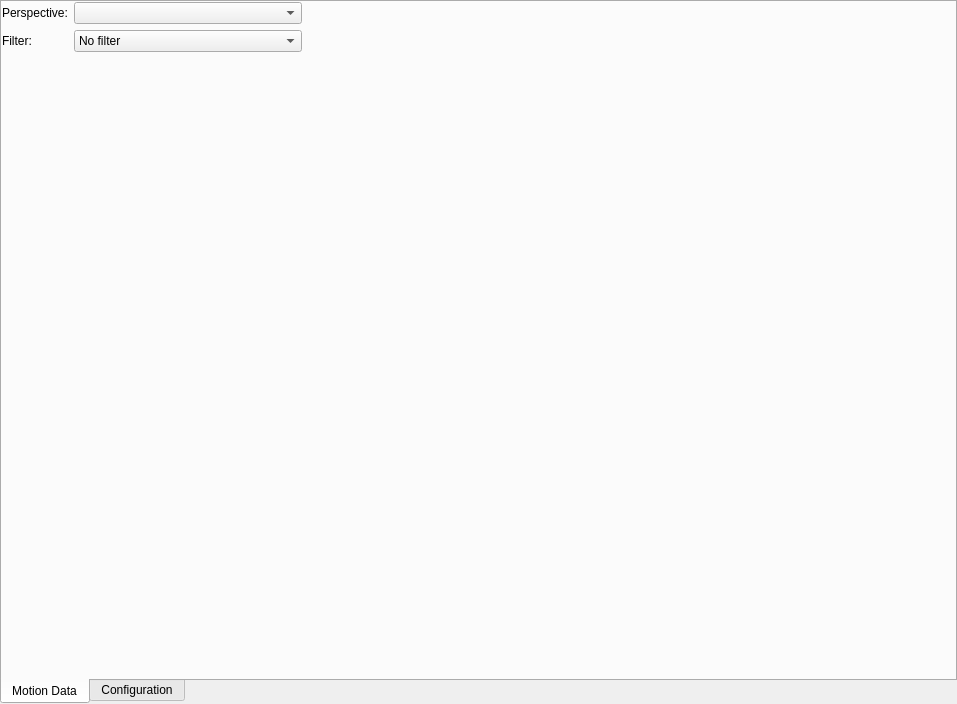
<?xml version="1.0" encoding="UTF-8"?>
<ui version="4.0">
 <class>DataSourceWidget</class>
 <widget class="QTabWidget" name="DataSourceWidget">
  <property name="geometry">
   <rect>
    <x>0</x>
    <y>0</y>
    <width>957</width>
    <height>704</height>
   </rect>
  </property>
  <property name="windowTitle">
   <string>TabWidget</string>
  </property>
  <property name="tabPosition">
   <enum>QTabWidget::South</enum>
  </property>
  <property name="currentIndex">
   <number>0</number>
  </property>
  <widget class="QWidget" name="motionDataTab">
   <attribute name="icon">
    <iconset resource="newCommunicationIcons.qrc">
     <normaloff>:/newCommunication/icons/zdalne.png</normaloff>:/newCommunication/icons/zdalne.png</iconset>
   </attribute>
   <attribute name="title">
    <string>Motion Data</string>
   </attribute>
   <layout class="QHBoxLayout" name="horizontalLayout_3">
    <property name="margin">
     <number>0</number>
    </property>
    <item>
     <widget class="QWidget" name="dataViewWidget" native="true">
      <property name="sizePolicy">
       <sizepolicy hsizetype="Fixed" vsizetype="Preferred">
        <horstretch>0</horstretch>
        <verstretch>0</verstretch>
       </sizepolicy>
      </property>
      <property name="minimumSize">
       <size>
        <width>300</width>
        <height>0</height>
       </size>
      </property>
      <property name="maximumSize">
       <size>
        <width>300</width>
        <height>16777215</height>
       </size>
      </property>
      <layout class="QVBoxLayout" name="verticalLayout_6">
       <property name="margin">
        <number>0</number>
       </property>
       <item>
        <layout class="QHBoxLayout" name="horizontalLayout_5">
         <property name="sizeConstraint">
          <enum>QLayout::SetFixedSize</enum>
         </property>
         <item>
          <layout class="QFormLayout" name="formLayout_3">
           <item row="0" column="0">
            <widget class="QLabel" name="perspectiveLabel">
             <property name="text">
              <string>Perspective:</string>
             </property>
            </widget>
           </item>
           <item row="0" column="1">
            <widget class="QComboBox" name="perspectiveComboBox"/>
           </item>
           <item row="1" column="0">
            <widget class="QLabel" name="filterLabel">
             <property name="text">
              <string>Filter:</string>
             </property>
            </widget>
           </item>
           <item row="1" column="1">
            <widget class="QComboBox" name="filterComboBox">
             <item>
              <property name="text">
               <string>No filter</string>
              </property>
             </item>
            </widget>
           </item>
          </layout>
         </item>
        </layout>
       </item>
      </layout>
     </widget>
    </item>
    <item>
     <widget class="QWidget" name="patientCardPlaceholerWidget" native="true"/>
    </item>
    <item>
     <spacer name="horizontalSpacer_2">
      <property name="orientation">
       <enum>Qt::Horizontal</enum>
      </property>
      <property name="sizeHint" stdset="0">
       <size>
        <width>40</width>
        <height>20</height>
       </size>
      </property>
     </spacer>
    </item>
   </layout>
  </widget>
  <widget class="QWidget" name="configTab">
   <attribute name="icon">
    <iconset>
     <normaloff>:/newCommunication/icons/OperacjeP.png</normaloff>:/newCommunication/icons/OperacjeP.png</iconset>
   </attribute>
   <attribute name="title">
    <string>Configuration</string>
   </attribute>
   <layout class="QHBoxLayout" name="horizontalLayout_4">
    <item>
     <widget class="QWidget" name="configPlaceholderWidget" native="true">
      <property name="sizePolicy">
       <sizepolicy hsizetype="Fixed" vsizetype="Preferred">
        <horstretch>0</horstretch>
        <verstretch>0</verstretch>
       </sizepolicy>
      </property>
      <property name="minimumSize">
       <size>
        <width>260</width>
        <height>0</height>
       </size>
      </property>
      <property name="maximumSize">
       <size>
        <width>260</width>
        <height>16777215</height>
       </size>
      </property>
      <layout class="QVBoxLayout" name="verticalLayout_4">
       <property name="leftMargin">
        <number>9</number>
       </property>
       <property name="topMargin">
        <number>9</number>
       </property>
       <property name="rightMargin">
        <number>6</number>
       </property>
       <property name="bottomMargin">
        <number>6</number>
       </property>
       <item>
        <widget class="QToolBox" name="toolBox">
         <property name="sizePolicy">
          <sizepolicy hsizetype="Preferred" vsizetype="Fixed">
           <horstretch>0</horstretch>
           <verstretch>0</verstretch>
          </sizepolicy>
         </property>
         <property name="minimumSize">
          <size>
           <width>0</width>
           <height>300</height>
          </size>
         </property>
         <property name="maximumSize">
          <size>
           <width>16777215</width>
           <height>260</height>
          </size>
         </property>
         <property name="currentIndex">
          <number>0</number>
         </property>
         <widget class="QWidget" name="loginPage">
          <property name="geometry">
           <rect>
            <x>0</x>
            <y>0</y>
            <width>245</width>
            <height>192</height>
           </rect>
          </property>
          <attribute name="label">
           <string>Login</string>
          </attribute>
          <layout class="QVBoxLayout" name="verticalLayout">
           <item>
            <layout class="QFormLayout" name="formLayout">
             <item row="0" column="0">
              <widget class="QLabel" name="userLabel">
               <property name="sizePolicy">
                <sizepolicy hsizetype="Preferred" vsizetype="Preferred">
                 <horstretch>0</horstretch>
                 <verstretch>0</verstretch>
                </sizepolicy>
               </property>
               <property name="text">
                <string>User:</string>
               </property>
              </widget>
             </item>
             <item row="0" column="1">
              <widget class="QLineEdit" name="userEdit">
               <property name="sizePolicy">
                <sizepolicy hsizetype="Expanding" vsizetype="Fixed">
                 <horstretch>0</horstretch>
                 <verstretch>0</verstretch>
                </sizepolicy>
               </property>
              </widget>
             </item>
             <item row="1" column="0">
              <widget class="QLabel" name="passwordLabel">
               <property name="text">
                <string>Password:</string>
               </property>
              </widget>
             </item>
             <item row="1" column="1">
              <widget class="QLineEdit" name="passwordEdit">
               <property name="sizePolicy">
                <sizepolicy hsizetype="Expanding" vsizetype="Fixed">
                 <horstretch>0</horstretch>
                 <verstretch>0</verstretch>
                </sizepolicy>
               </property>
               <property name="echoMode">
                <enum>QLineEdit::Password</enum>
               </property>
              </widget>
             </item>
             <item row="2" column="1">
              <widget class="QCheckBox" name="rememberMeCheckBox">
               <property name="text">
                <string>Remember me</string>
               </property>
              </widget>
             </item>
            </layout>
           </item>
           <item>
            <layout class="QHBoxLayout" name="horizontalLayout">
             <item>
              <widget class="QPushButton" name="loginButton">
               <property name="sizePolicy">
                <sizepolicy hsizetype="Fixed" vsizetype="Fixed">
                 <horstretch>0</horstretch>
                 <verstretch>0</verstretch>
                </sizepolicy>
               </property>
               <property name="text">
                <string>Logon</string>
               </property>
               <property name="autoDefault">
                <bool>true</bool>
               </property>
               <property name="default">
                <bool>true</bool>
               </property>
              </widget>
             </item>
             <item>
              <spacer name="horizontalSpacer">
               <property name="orientation">
                <enum>Qt::Horizontal</enum>
               </property>
               <property name="sizeType">
                <enum>QSizePolicy::Expanding</enum>
               </property>
               <property name="sizeHint" stdset="0">
                <size>
                 <width>13</width>
                 <height>20</height>
                </size>
               </property>
              </spacer>
             </item>
             <item>
              <widget class="QPushButton" name="loginRecoveryButton">
               <property name="sizePolicy">
                <sizepolicy hsizetype="Fixed" vsizetype="Fixed">
                 <horstretch>0</horstretch>
                 <verstretch>0</verstretch>
                </sizepolicy>
               </property>
               <property name="text">
                <string>Login Recovery</string>
               </property>
              </widget>
             </item>
            </layout>
           </item>
           <item>
            <widget class="QCheckBox" name="localLogin">
             <property name="text">
              <string>Local login only</string>
             </property>
            </widget>
           </item>
           <item>
            <widget class="QProgressBar" name="loginProgressBar">
             <property name="sizePolicy">
              <sizepolicy hsizetype="Expanding" vsizetype="Fixed">
               <horstretch>0</horstretch>
               <verstretch>0</verstretch>
              </sizepolicy>
             </property>
             <property name="maximum">
              <number>0</number>
             </property>
             <property name="value">
              <number>-1</number>
             </property>
             <property name="textVisible">
              <bool>false</bool>
             </property>
             <property name="invertedAppearance">
              <bool>false</bool>
             </property>
            </widget>
           </item>
           <item>
            <spacer name="verticalSpacer">
             <property name="orientation">
              <enum>Qt::Vertical</enum>
             </property>
             <property name="sizeHint" stdset="0">
              <size>
               <width>20</width>
               <height>86</height>
              </size>
             </property>
            </spacer>
           </item>
          </layout>
         </widget>
         <widget class="QWidget" name="registrationPage">
          <property name="geometry">
           <rect>
            <x>0</x>
            <y>0</y>
            <width>194</width>
            <height>201</height>
           </rect>
          </property>
          <attribute name="label">
           <string>Registration</string>
          </attribute>
          <layout class="QVBoxLayout" name="verticalLayout_2">
           <item>
            <layout class="QFormLayout" name="formLayout_2">
             <item row="0" column="0">
              <widget class="QLabel" name="regLoginLabel">
               <property name="text">
                <string>Login:</string>
               </property>
              </widget>
             </item>
             <item row="0" column="1">
              <widget class="QLineEdit" name="regLoginEdit"/>
             </item>
             <item row="1" column="0">
              <widget class="QLabel" name="regPassLabel">
               <property name="text">
                <string>Password:</string>
               </property>
              </widget>
             </item>
             <item row="1" column="1">
              <widget class="QLineEdit" name="regPassEdit">
               <property name="echoMode">
                <enum>QLineEdit::Password</enum>
               </property>
              </widget>
             </item>
             <item row="2" column="0">
              <widget class="QLabel" name="regRepPassLabel">
               <property name="text">
                <string>Repeat password:</string>
               </property>
              </widget>
             </item>
             <item row="2" column="1">
              <widget class="QLineEdit" name="regRepPassEdit">
               <property name="echoMode">
                <enum>QLineEdit::Password</enum>
               </property>
              </widget>
             </item>
             <item row="3" column="0">
              <widget class="QLabel" name="nameLabel">
               <property name="text">
                <string>Name:</string>
               </property>
              </widget>
             </item>
             <item row="3" column="1">
              <widget class="QLineEdit" name="nameEdit">
               <property name="sizePolicy">
                <sizepolicy hsizetype="Expanding" vsizetype="Fixed">
                 <horstretch>0</horstretch>
                 <verstretch>0</verstretch>
                </sizepolicy>
               </property>
              </widget>
             </item>
             <item row="4" column="0">
              <widget class="QLabel" name="surnameLabel">
               <property name="text">
                <string>Surname:</string>
               </property>
              </widget>
             </item>
             <item row="4" column="1">
              <widget class="QLineEdit" name="surnameEdit">
               <property name="sizePolicy">
                <sizepolicy hsizetype="Expanding" vsizetype="Fixed">
                 <horstretch>0</horstretch>
                 <verstretch>0</verstretch>
                </sizepolicy>
               </property>
              </widget>
             </item>
             <item row="5" column="0">
              <widget class="QLabel" name="emailLabel">
               <property name="text">
                <string>E-mail:</string>
               </property>
              </widget>
             </item>
             <item row="5" column="1">
              <widget class="QLineEdit" name="emailEdit">
               <property name="sizePolicy">
                <sizepolicy hsizetype="Expanding" vsizetype="Fixed">
                 <horstretch>0</horstretch>
                 <verstretch>0</verstretch>
                </sizepolicy>
               </property>
              </widget>
             </item>
            </layout>
           </item>
           <item>
            <layout class="QHBoxLayout" name="horizontalLayout_2">
             <item>
              <widget class="QPushButton" name="sendRequestButton">
               <property name="sizePolicy">
                <sizepolicy hsizetype="Fixed" vsizetype="Fixed">
                 <horstretch>0</horstretch>
                 <verstretch>0</verstretch>
                </sizepolicy>
               </property>
               <property name="text">
                <string>Send request</string>
               </property>
              </widget>
             </item>
             <item>
              <spacer name="horizontalSpacer_3">
               <property name="orientation">
                <enum>Qt::Horizontal</enum>
               </property>
               <property name="sizeType">
                <enum>QSizePolicy::Preferred</enum>
               </property>
               <property name="sizeHint" stdset="0">
                <size>
                 <width>0</width>
                 <height>0</height>
                </size>
               </property>
              </spacer>
             </item>
             <item>
              <widget class="QProgressBar" name="registrationProgressBar">
               <property name="sizePolicy">
                <sizepolicy hsizetype="Expanding" vsizetype="Fixed">
                 <horstretch>0</horstretch>
                 <verstretch>0</verstretch>
                </sizepolicy>
               </property>
               <property name="maximum">
                <number>0</number>
               </property>
               <property name="value">
                <number>-1</number>
               </property>
               <property name="textVisible">
                <bool>false</bool>
               </property>
               <property name="invertedAppearance">
                <bool>false</bool>
               </property>
              </widget>
             </item>
            </layout>
           </item>
          </layout>
         </widget>
         <widget class="QWidget" name="activationPage">
          <property name="geometry">
           <rect>
            <x>0</x>
            <y>0</y>
            <width>194</width>
            <height>103</height>
           </rect>
          </property>
          <attribute name="label">
           <string>Activation</string>
          </attribute>
          <layout class="QVBoxLayout" name="verticalLayout_3">
           <item>
            <layout class="QFormLayout" name="formLayout_4">
             <item row="0" column="0">
              <widget class="QLabel" name="activationLoginLabel">
               <property name="text">
                <string>Login:</string>
               </property>
              </widget>
             </item>
             <item row="0" column="1">
              <widget class="QLineEdit" name="activationLoginEdit"/>
             </item>
             <item row="1" column="0">
              <widget class="QLabel" name="activationCodeLabel">
               <property name="text">
                <string>Activation Code:</string>
               </property>
              </widget>
             </item>
             <item row="1" column="1">
              <widget class="QLineEdit" name="activationCodeEdit"/>
             </item>
            </layout>
           </item>
           <item>
            <layout class="QHBoxLayout" name="horizontalLayout_6">
             <item>
              <widget class="QPushButton" name="activateButton">
               <property name="sizePolicy">
                <sizepolicy hsizetype="Fixed" vsizetype="Fixed">
                 <horstretch>0</horstretch>
                 <verstretch>0</verstretch>
                </sizepolicy>
               </property>
               <property name="text">
                <string>Activate</string>
               </property>
              </widget>
             </item>
             <item>
              <spacer name="horizontalSpacer_4">
               <property name="orientation">
                <enum>Qt::Horizontal</enum>
               </property>
               <property name="sizeType">
                <enum>QSizePolicy::Preferred</enum>
               </property>
               <property name="sizeHint" stdset="0">
                <size>
                 <width>0</width>
                 <height>0</height>
                </size>
               </property>
              </spacer>
             </item>
             <item>
              <widget class="QProgressBar" name="activationProgressBar">
               <property name="maximum">
                <number>0</number>
               </property>
               <property name="value">
                <number>-1</number>
               </property>
               <property name="textVisible">
                <bool>false</bool>
               </property>
               <property name="format">
                <string/>
               </property>
              </widget>
             </item>
            </layout>
           </item>
           <item>
            <spacer name="verticalSpacer_2">
             <property name="orientation">
              <enum>Qt::Vertical</enum>
             </property>
             <property name="sizeHint" stdset="0">
              <size>
               <width>20</width>
               <height>113</height>
              </size>
             </property>
            </spacer>
           </item>
          </layout>
         </widget>
         <widget class="QWidget" name="passwordResetPage">
          <property name="geometry">
           <rect>
            <x>0</x>
            <y>0</y>
            <width>101</width>
            <height>77</height>
           </rect>
          </property>
          <attribute name="label">
           <string>Password Reset</string>
          </attribute>
          <layout class="QVBoxLayout" name="verticalLayout_5">
           <item>
            <layout class="QHBoxLayout" name="horizontalLayout_7">
             <item>
              <widget class="QLabel" name="emailResetLabel">
               <property name="text">
                <string>E-mail:</string>
               </property>
              </widget>
             </item>
             <item>
              <widget class="QLineEdit" name="emailResetEdit"/>
             </item>
            </layout>
           </item>
           <item>
            <layout class="QHBoxLayout" name="horizontalLayout_8">
             <item>
              <widget class="QPushButton" name="resetButton">
               <property name="text">
                <string>Reset</string>
               </property>
              </widget>
             </item>
             <item>
              <spacer name="horizontalSpacer_5">
               <property name="orientation">
                <enum>Qt::Horizontal</enum>
               </property>
               <property name="sizeHint" stdset="0">
                <size>
                 <width>40</width>
                 <height>20</height>
                </size>
               </property>
              </spacer>
             </item>
            </layout>
           </item>
           <item>
            <spacer name="verticalSpacer_4">
             <property name="orientation">
              <enum>Qt::Vertical</enum>
             </property>
             <property name="sizeHint" stdset="0">
              <size>
               <width>20</width>
               <height>112</height>
              </size>
             </property>
            </spacer>
           </item>
          </layout>
         </widget>
        </widget>
       </item>
       <item>
        <spacer name="verticalSpacer_3">
         <property name="orientation">
          <enum>Qt::Vertical</enum>
         </property>
         <property name="sizeHint" stdset="0">
          <size>
           <width>20</width>
           <height>40</height>
          </size>
         </property>
        </spacer>
       </item>
      </layout>
     </widget>
    </item>
    <item>
     <widget class="QWidget" name="widget" native="true">
      <property name="sizePolicy">
       <sizepolicy hsizetype="Expanding" vsizetype="Expanding">
        <horstretch>0</horstretch>
        <verstretch>0</verstretch>
       </sizepolicy>
      </property>
     </widget>
    </item>
   </layout>
  </widget>
 </widget>
 <resources>
  <include location="../../../coreui/ui/CoreIcons.qrc"/>
  <include location="newCommunicationIcons.qrc"/>
  <include location="../../../hmm_view/ui/hmmViewIcons.qrc"/>
 </resources>
 <connections>
  <connection>
   <sender>loginButton</sender>
   <signal>clicked()</signal>
   <receiver>DataSourceWidget</receiver>
   <slot>onLogin()</slot>
   <hints>
    <hint type="sourcelabel">
     <x>68</x>
     <y>123</y>
    </hint>
    <hint type="destinationlabel">
     <x>466</x>
     <y>416</y>
    </hint>
   </hints>
  </connection>
  <connection>
   <sender>loginRecoveryButton</sender>
   <signal>clicked()</signal>
   <receiver>DataSourceWidget</receiver>
   <slot>onLoginRecovery()</slot>
   <hints>
    <hint type="sourcelabel">
     <x>198</x>
     <y>123</y>
    </hint>
    <hint type="destinationlabel">
     <x>466</x>
     <y>416</y>
    </hint>
   </hints>
  </connection>
  <connection>
   <sender>sendRequestButton</sender>
   <signal>clicked()</signal>
   <receiver>DataSourceWidget</receiver>
   <slot>onRegistration()</slot>
   <hints>
    <hint type="sourcelabel">
     <x>68</x>
     <y>176</y>
    </hint>
    <hint type="destinationlabel">
     <x>466</x>
     <y>416</y>
    </hint>
   </hints>
  </connection>
  <connection>
   <sender>perspectiveComboBox</sender>
   <signal>currentIndexChanged(int)</signal>
   <receiver>DataSourceWidget</receiver>
   <slot>onPerspectiveChange(int)</slot>
   <hints>
    <hint type="sourcelabel">
     <x>122</x>
     <y>31</y>
    </hint>
    <hint type="destinationlabel">
     <x>466</x>
     <y>416</y>
    </hint>
   </hints>
  </connection>
  <connection>
   <sender>filterComboBox</sender>
   <signal>currentIndexChanged(int)</signal>
   <receiver>DataSourceWidget</receiver>
   <slot>onFilterChange(int)</slot>
   <hints>
    <hint type="sourcelabel">
     <x>122</x>
     <y>57</y>
    </hint>
    <hint type="destinationlabel">
     <x>466</x>
     <y>416</y>
    </hint>
   </hints>
  </connection>
  <connection>
   <sender>activateButton</sender>
   <signal>clicked()</signal>
   <receiver>DataSourceWidget</receiver>
   <slot>onActivate()</slot>
   <hints>
    <hint type="sourcelabel">
     <x>67</x>
     <y>196</y>
    </hint>
    <hint type="destinationlabel">
     <x>466</x>
     <y>416</y>
    </hint>
   </hints>
  </connection>
  <connection>
   <sender>localLogin</sender>
   <signal>clicked()</signal>
   <receiver>DataSourceWidget</receiver>
   <slot>connectionModeChanged()</slot>
   <hints>
    <hint type="sourcelabel">
     <x>142</x>
     <y>169</y>
    </hint>
    <hint type="destinationlabel">
     <x>466</x>
     <y>416</y>
    </hint>
   </hints>
  </connection>
  <connection>
   <sender>resetButton</sender>
   <signal>clicked()</signal>
   <receiver>DataSourceWidget</receiver>
   <slot>onPasswordReset()</slot>
   <hints>
    <hint type="sourcelabel">
     <x>67</x>
     <y>197</y>
    </hint>
    <hint type="destinationlabel">
     <x>466</x>
     <y>416</y>
    </hint>
   </hints>
  </connection>
 </connections>
 <slots>
  <slot>onLogin()</slot>
  <slot>onLoginRecovery()</slot>
  <slot>onRegistration()</slot>
  <slot>onFilterChange(int)</slot>
  <slot>onPerspectiveChange(int)</slot>
  <slot>onFilterAdd()</slot>
  <slot>onFilterRemove()</slot>
  <slot>onFilterEdit()</slot>
  <slot>perspectiveContextMenu(QPoint)</slot>
  <slot>onActivate()</slot>
  <slot>connectionModeChanged()</slot>
  <slot>onPasswordReset()</slot>
 </slots>
</ui>
